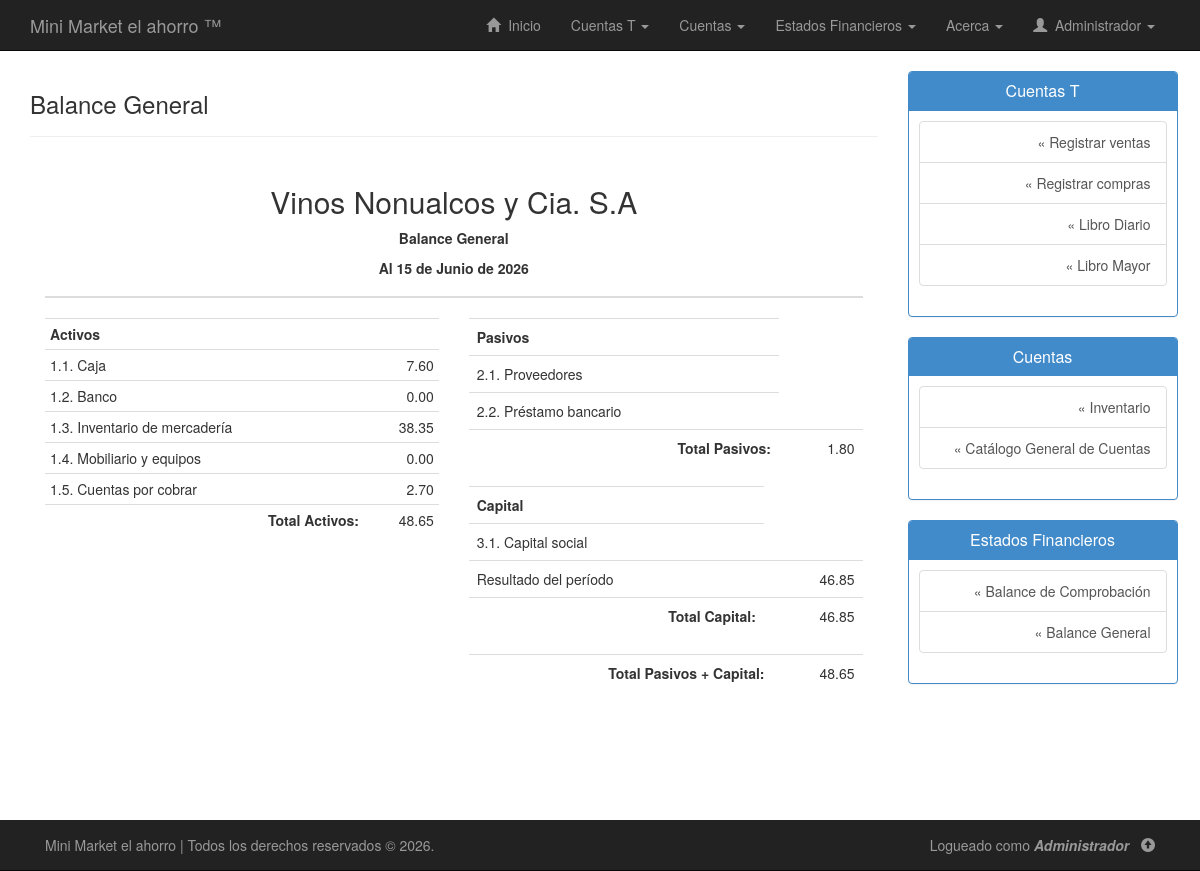
Page /php/balance-general.php (signed in) on the committed database.
### tables this page shows
CREATE TABLE `cuentas` (
  `codigo_cuenta` varchar(20) NOT NULL,
  `subgrupo` varchar(20) DEFAULT NULL,
  `nombre_cuenta` varchar(50) NOT NULL,
  `tiene_subcuenta` enum('Si','No') NOT NULL,
  `descripcion_cuenta` varchar(255) DEFAULT NULL,
  `saldo_debe` double NOT NULL,
  `saldo_haber` double NOT NULL
);

### php/balance-general.php (the view, shortened to what this page needs)
<!DOCTYPE html>
<html lang="es">
<head>
	<link rel="stylesheet" type="text/css" href="../css/bootstrap.min.css"/>
	<link rel="stylesheet" type="text/css" href="../css/estilos.css"/>
</head>
<body>
	<?php include("nav.php"); ?>
	<div class="container" id="contenido">
		<div class="row row-offcanvas row-offcanvas-right">
			<div class="col-xs-12 col-sm-9">
				<div class="page-header">
					<h3>Balance General</h3>
				</div>
				<div class="container">
					<div class="row">
						<div class="col-lg-12">
							<table class="table ">
								<thead>
									<tr>
										<th colspan="4">
											<h2 class="text-center">Vinos Nonualcos y Cia. S.A</h2>
											<p align="center">
												<strong>Balance General</strong>
											</p>
											<p align="center">
											</p>
										</th>
									</tr>
								</thead>
							</table>
						</div>
						<div class="container">
							<div class="row">
								<div class="col-lg-6">
									<div>
										<div class="row">
											<div class="col-lg-12">
												<table class="table table-condensed table-hover ">
													<tr>
														<th colspan="2">Activos</th>
													</tr>
													<?php
													include_once("conexion.php");
													$sql = "SELECT * FROM cuentas WHERE codigo_cuenta LIKE '1%'";
													$ejecutar = $conexion->query($sql);
													while($acts = $ejecutar->fetch_assoc()){
														echo "<tr colspan='2'>";
														echo "<td >".$acts["codigo_cuenta"].". ".utf8_encode($acts["nombre_cuenta"])."</td>";
														echo "<td class='text-right'>".number_format($acts["saldo_debe"]-$acts["saldo_haber"],2)."</td>";
														echo "</tr>";
													}
													$consulta = "SELECT SUM((saldo_debe-saldo_haber)) total FROM cuentas WHERE codigo_cuenta LIKE '1%'";
													$ejecutar_consulta = $conexion->query($consulta);
													if($ejecutar_consulta->num_rows > 0){
														while ($regs = $ejecutar_consulta->fetch_assoc()) {
															echo "<tr>";
															echo "<td class='text-right'><strong>Total Activos:</strong></td>";
															echo "<td align='right'>".number_format($regs["total"],2)."</td>";
															echo "</tr>";
														}
													}
													?>
												</table>
											</div>
										</div>
									</div>
								</div>
								<div class="col-lg-6">
									<div>
										<div class="row">
											<div class="col-lg-12">
												<table class="table ">
													<tr>
														<th>Pasivos</th>
													</tr>
													<?php
													$sql = "SELECT * FROM cuentas WHERE codigo_cuenta LIKE '2%'";
													$ejecutar = $conexion->query($sql);
													while($acts = $ejecutar->fetch_assoc()){
														echo "<tr>";
														echo "<td>".$acts["codigo_cuenta"].". ".utf8_encode($acts["nombre_cuenta"])."</td>";
														echo "</tr>";
													}
													$consulta = "SELECT SUM((saldo_haber-saldo_debe)) total FROM cuentas WHERE codigo_cuenta LIKE '2%'";
													$ejecutar_consulta = $conexion->query($consulta);
													if($ejecutar_consulta->num_rows > 0){
														while ($regs = $ejecutar_consulta->fetch_assoc()) {
															$total_pasivos = $regs["total"];
															echo "<tr>";
															echo "<td class='text-right'><strong>Total Pasivos:</strong></td>";
															echo "<td align='right'>".number_format($regs["total"],2)."</td>";
															echo "</tr>";
														}
													}
													?>
												</table>
											</div>
										</div>
										<div class="row">
											<div class="col-lg-12">
												<table class="table">
													<tr>
														<th>Capital</th>
													</tr>
													<?php
													$sql = "SELECT * FROM cuentas WHERE codigo_cuenta LIKE '3%'";
													$ejecutar = $conexion->query($sql);
													while($acts = $ejecutar->fetch_assoc()){
														echo "<tr>";
														echo "<td>".$acts["codigo_cuenta"].". ".utf8_encode($acts["nombre_cuenta"])."</td>";
														echo "</tr>";
													}
													$consulta = "SELECT SUM((saldo_haber-saldo_debe)) total FROM cuentas WHERE codigo_cuenta LIKE '3%'";
													$ejecutar_consulta = $conexion->query($consulta);
													if($ejecutar_consulta->num_rows > 0){
														while ($regs = $ejecutar_consulta->fetch_assoc()) {
    $total_capital = $regs["total"];
    $ventas = 0;
    $res = $conexion->query("
        SELECT (saldo_haber - saldo_debe) AS total
        FROM cuentas
        WHERE codigo_cuenta='4.1'
    ");
    if($fila = $res->fetch_assoc()){
        $ventas = $fila["total"];
    }
    $costoVentas = 0;
    $res = $conexion->query("
        SELECT (saldo_debe - saldo_haber) AS total
        FROM cuentas
        WHERE codigo_cuenta='5.1'
    ");
    if($fila = $res->fetch_assoc()){
        $costoVentas = $fila["total"];
    }
    $gastos = 0;
    $res = $conexion->query("
        SELECT (saldo_debe - saldo_haber) AS total
        FROM cuentas
        WHERE codigo_cuenta='5.2'
    ");
    if($fila = $res->fetch_assoc()){
        $gastos = $fila["total"];
    }
    $utilidad = $ventas - $costoVentas - $gastos;
    echo "<tr>";
    echo "<td>Resultado del período</td>";
    echo "<td align='right'>".number_format($utilidad,2)."</td>";
    echo "</tr>";
    $total_capital = $total_capital + $utilidad;
    echo "<tr>";
    echo "<td class='text-right'><strong>Total Capital:</strong></td>";
    echo "<td align='right'>".number_format($total_capital,2)."</td>";
    echo "</tr>";
}
													}
													?>
												</table>
											</div>
										</div>
										<div class="row">
											<div class="col-lg-12">
												<table class="table">
													<?php
															echo "<tr>";
															echo "<td class='text-right'><strong>Total Pasivos + Capital:</strong></td>";
															echo "<td align='right'>".number_format($total_pasivos+$total_capital,2)."</td>";
															echo "</tr>";
													?>
												</table>
											</div>
										</div>
									</div>
								</div>
							</div>
						</div>
					</div>
				</div>
			</div>
			<?php include("sidebar.php"); ?>
		</div>
	</div>
	<?php include("footer.php"); ?>
</body>
</html>

### css/estilos.css (style rules this page uses)
body { background: #fff; margin-bottom: 80px; }
.page-header { margin-top: 0; }
#contenido { padding-bottom: 80px; }
table { background: #FFF; }

### rows in the picture
cuentas: codigo_cuenta "1.1", nombre_cuenta "Caja", $acts["saldo_debe"]-$acts["saldo_haber"] "7.60"
cuentas: codigo_cuenta "1.2", nombre_cuenta "Banco", $acts["saldo_debe"]-$acts["saldo_haber"] "0.00"
cuentas: codigo_cuenta "1.3", nombre_cuenta "Inventario de mercadería", $acts["saldo_debe"]-$acts["saldo_haber"] "38.35"
cuentas: codigo_cuenta "1.4", nombre_cuenta "Mobiliario y equipos", $acts["saldo_debe"]-$acts["saldo_haber"] "0.00"
cuentas: codigo_cuenta "1.5", nombre_cuenta "Cuentas por cobrar", $acts["saldo_debe"]-$acts["saldo_haber"] "2.70"
cuentas: codigo_cuenta "2.1", nombre_cuenta "Proveedores"
cuentas: codigo_cuenta "2.2", nombre_cuenta "Préstamo bancario"
cuentas: codigo_cuenta "3.1", nombre_cuenta "Capital social"

### other values in the picture
$_SESSION['usuario'] "Administrador"
$regs["total"] "48.65"
$regs["total"] "1.80"
$utilidad "46.85"
$total_capital "46.85"
$total_pasivos+$total_capital "48.65"
$_SESSION["usuario"] "Administrador"
